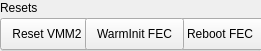
   <widget class="QGroupBox" name="groupBox_13">
    <property name="geometry">
     <rect>
      <x>10</x>
      <y>390</y>
      <width>261</width>
      <height>51</height>
     </rect>
    </property>
    <property name="title">
     <string>Resets</string>
    </property>
    <widget class="QPushButton" name="fec_reset">
     <property name="enabled">
      <bool>true</bool>
     </property>
     <property name="geometry">
      <rect>
       <x>174</x>
       <y>18</y>
       <width>92</width>
       <height>32</height>
      </rect>
     </property>
     <property name="font">
      <font>
       <family>Arial</family>
       <pointsize>9</pointsize>
      </font>
     </property>
     <property name="text">
      <string>Reboot FEC</string>
     </property>
    </widget>
    <widget class="QPushButton" name="asic_reset">
     <property name="enabled">
      <bool>true</bool>
     </property>
     <property name="geometry">
      <rect>
       <x>0</x>
       <y>18</y>
       <width>94</width>
       <height>32</height>
      </rect>
     </property>
     <property name="font">
      <font>
       <family>Arial</family>
       <pointsize>9</pointsize>
      </font>
     </property>
     <property name="text">
      <string>Reset VMM2</string>
     </property>
    </widget>
    <widget class="QPushButton" name="fec_WarmInit">
     <property name="enabled">
      <bool>true</bool>
     </property>
     <property name="geometry">
      <rect>
       <x>85</x>
       <y>18</y>
       <width>99</width>
       <height>32</height>
      </rect>
     </property>
     <property name="font">
      <font>
       <family>Arial</family>
       <pointsize>9</pointsize>
      </font>
     </property>
     <property name="text">
      <string>WarmInit FEC</string>
     </property>
    </widget>
   </widget>
